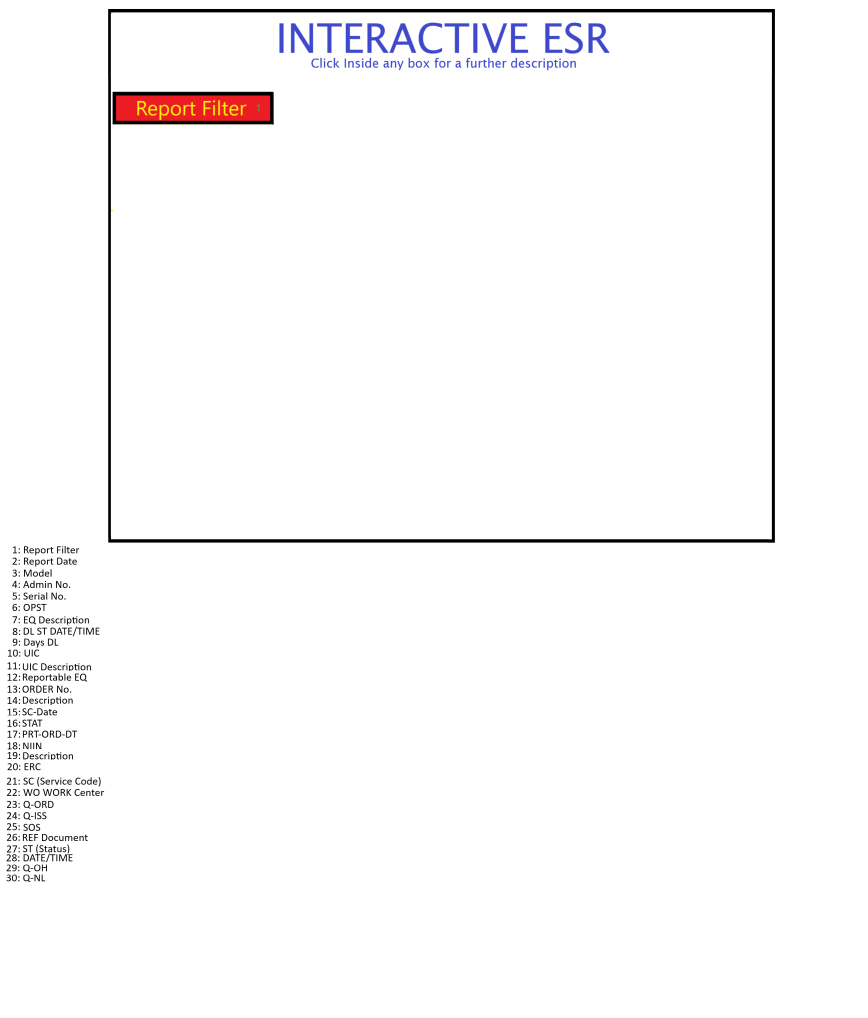
#> input picture assets/images/esr-class/hotspots/hot-spot-map-z1.png, 2603 x 3052 px (shown at 1/3 size); its folder holds 4 pictures in this run
$ python detect_hotspot_png_coords.py
#> lines starting #> are read from the running program, lines starting #| are printed output that depends on the picture; after the words box and inside, x2 and y2 are one past the last pixel; in counts of white or black regions, pixels touching at a corner belong together
"""Detect zone bounding boxes from isolated hotspot PNGs in assets/images/esr-class/hotspots/."""
from __future__ import annotations

import json
import re
from collections import deque
from pathlib import Path

import numpy as np
from PIL import Image

ROOT = Path(__file__).resolve().parents[1]
HOTSPOTS_DIR = ROOT / "assets/images/esr-class/hotspots"
SLIDE_PATH = ROOT / "assets/images/esr-class/img-slide-5.png"
OUT_PATH = ROOT / "private/sl5-hotspot-png-coords.json"

# Slide canvas used by CSS aspect-ratio 2000 / 1600
SLIDE_W, SLIDE_H = 2000, 1600


def find_largest_black_frame(arr: np.ndarray) -> tuple[int, int, int, int] | None:
    """Return inner content rect (x0,y0,x1,y1) inside thick black border."""
    r, g, b = arr[:, :, 0], arr[:, :, 1], arr[:, :, 2]
    black = (r < 60) & (g < 60) & (b < 60)
    h, w = black.shape
    # Scan for horizontal black lines to find top/bottom frame edges
    row_counts = black.sum(axis=1)
    col_counts = black.sum(axis=0)
    thick = int(w * 0.02)
    rows = np.where(row_counts > w * 0.5)[0]
    cols = np.where(col_counts > h * 0.5)[0]
    if len(rows) < 2 or len(cols) < 2:
        return None
    y0, y1 = int(rows[0]), int(rows[-1])
    x0, x1 = int(cols[0]), int(cols[-1])
    # Shrink to inner white/content area
    return x0 + thick, y0 + thick, x1 - thick, y1 - thick


def find_red_box(arr: np.ndarray, frame: tuple[int, int, int, int]) -> tuple[int, int, int, int] | None:
    fx0, fy0, fx1, fy1 = frame
    sub = arr[fy0:fy1, fx0:fx1]
    r, g, b = sub[:, :, 0], sub[:, :, 1], sub[:, :, 2]
    red = (r > 180) & (g < 100) & (b < 100)
    h, w = red.shape
    vis = np.zeros((h, w), dtype=bool)
    best = None
    best_area = 0
    for y in range(h):
        for x in range(w):
            if not red[y, x] or vis[y, x]:
                continue
            q: deque[tuple[int, int]] = deque([(x, y)])
            vis[y, x] = True
            minx = maxx = x
            miny = maxy = y
            area = 0
            while q:
                cx, cy = q.popleft()
                area += 1
                minx = min(minx, cx)
                maxx = max(maxx, cx)
                miny = min(miny, cy)
                maxy = max(maxy, cy)
                for nx, ny in ((cx + 1, cy), (cx - 1, cy), (cx, cy + 1), (cx, cy - 1)):
                    if 0 <= nx < w and 0 <= ny < h and red[ny, nx] and not vis[ny, nx]:
                        vis[ny, nx] = True
                        q.append((nx, ny))
            if area > best_area and (maxx - minx) > 10 and (maxy - miny) > 5:
                best_area = area
                best = (fx0 + minx, fy0 + miny, fx0 + maxx, fy0 + maxy)
    return best


def box_to_pct(box: tuple[int, int, int, int], frame: tuple[int, int, int, int]) -> dict:
    x0, y0, x1, y1 = box
    fx0, fy0, fx1, fy1 = frame
    fw, fh = fx1 - fx0, fy1 - fy0
    return {
        "x": round((x0 - fx0) / fw * 100, 2),
        "y": round((y0 - fy0) / fh * 100, 2),
        "w": round((x1 - x0 + 1) / fw * 100, 2),
        "h": round((y1 - y0 + 1) / fh * 100, 2),
    }


def detect_zone(path: Path) -> dict | None:
    arr = np.array(Image.open(path).convert("RGB"))
    frame = find_largest_black_frame(arr)
    if not frame:
        return None
    box = find_red_box(arr, frame)
    if not box:
        return None
    pct = box_to_pct(box, frame)
    m = re.search(r"z(\d+)", path.stem)
    zone = m.group(1).zfill(2) if m else "?"
    return {"zone": zone, "file": path.name, **pct, "frame": frame, "box_px": box}


def main() -> None:
    results = []
    for path in sorted(HOTSPOTS_DIR.glob("hot-spot-map-z*.png")):
        hit = detect_zone(path)
#> in find_largest_black_frame, `black = (r < 60) & (g < 60) & (b < 60)`:
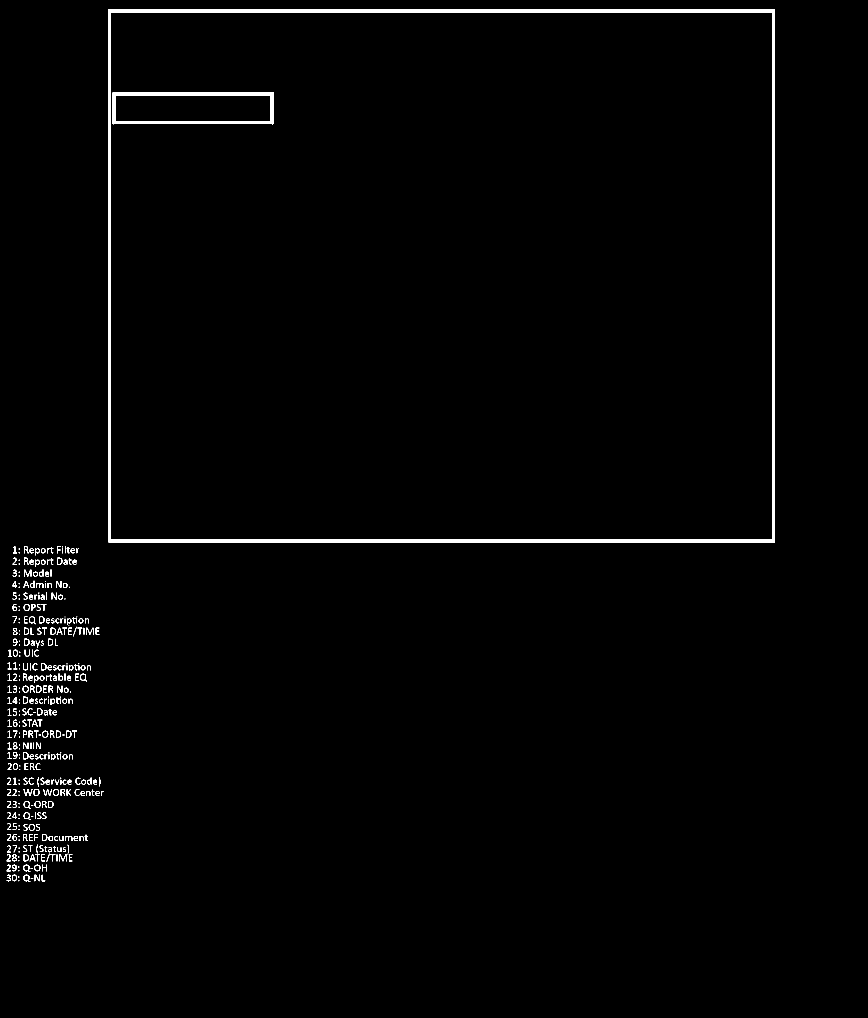
#> black: shape (3052, 2603) bool (shown at 1/3 size); 1.2% white; 369 white regions (85 under 20 px), largest, box (x1, y1, x2, y2) and area: (325, 27, 2324, 1628) 61722, (338, 276, 821, 373) 10720, (178, 2563, 200, 2584) 171
#> in find_largest_black_frame, `row_counts = black.sum(axis=1)`: row_counts = 3052 values, max 1999 at index 27, min 0 at index 0, mean 31.55
#> in find_largest_black_frame, `col_counts = black.sum(axis=0)`: col_counts = 2603 values, max 1601 at index 2316, min 0 at index 0, mean 36.99
#> in find_largest_black_frame, `rows = np.where(row_counts > w * 0.5)[0]`: rows = 19 values from 27 to 1626
#> in find_largest_black_frame, `cols = np.where(col_counts > h * 0.5)[0]`: cols = [325, 326, 327, 328, 329, 330, 331, 2316, 2317, 2318, 2319, 2320, 2321, 2322, 2323]
#> in find_largest_black_frame, `y0, y1 = int(rows[0]), int(rows[-1])`: y0 = 27; y1 = 1626
#> in find_largest_black_frame, `x0, x1 = int(cols[0]), int(cols[-1])`: x0 = 325; x1 = 2323
#> in detect_zone, `frame = find_largest_black_frame(arr)`: frame = (377, 79, 2271, 1574)
#> in find_red_box, `fx0, fy0, fx1, fy1 = frame`: fx0 = 377; fy0 = 79; fx1 = 2271; fy1 = 1574
#> in find_red_box, `sub = arr[fy0:fy1, fx0:fx1]`:
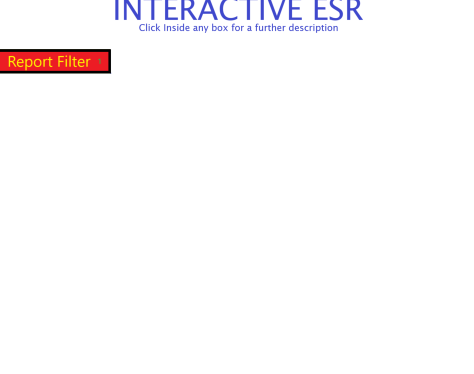
#> sub: shape (1495, 1894, 3) (shown at 1/4 size); mean R, G, B 251.8, 249.8, 250.9
#> in find_red_box, `r, g, b = sub[:, :, 0], sub[:, :, 1], sub[:, :, 2]`:
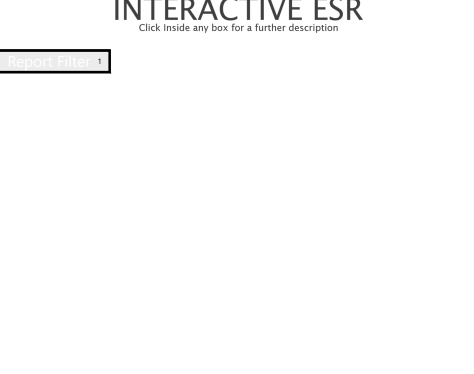
#> r: shape (1495, 1894) (shown at 1/4 size); min 0, max 255, mean 251.8
#> in find_red_box, `r, g, b = sub[:, :, 0], sub[:, :, 1], sub[:, :, 2]`:
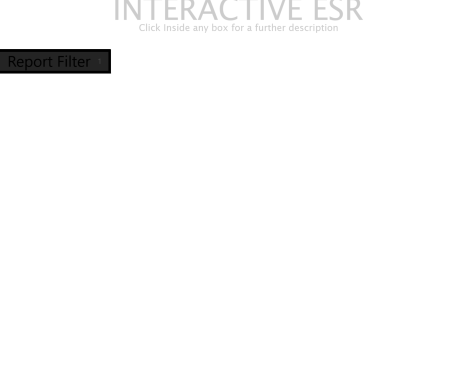
#> b: shape (1495, 1894) (shown at 1/4 size); min 0, max 255, mean 250.9
#> in find_red_box, `red = (r > 180) & (g < 100) & (b < 100)`:
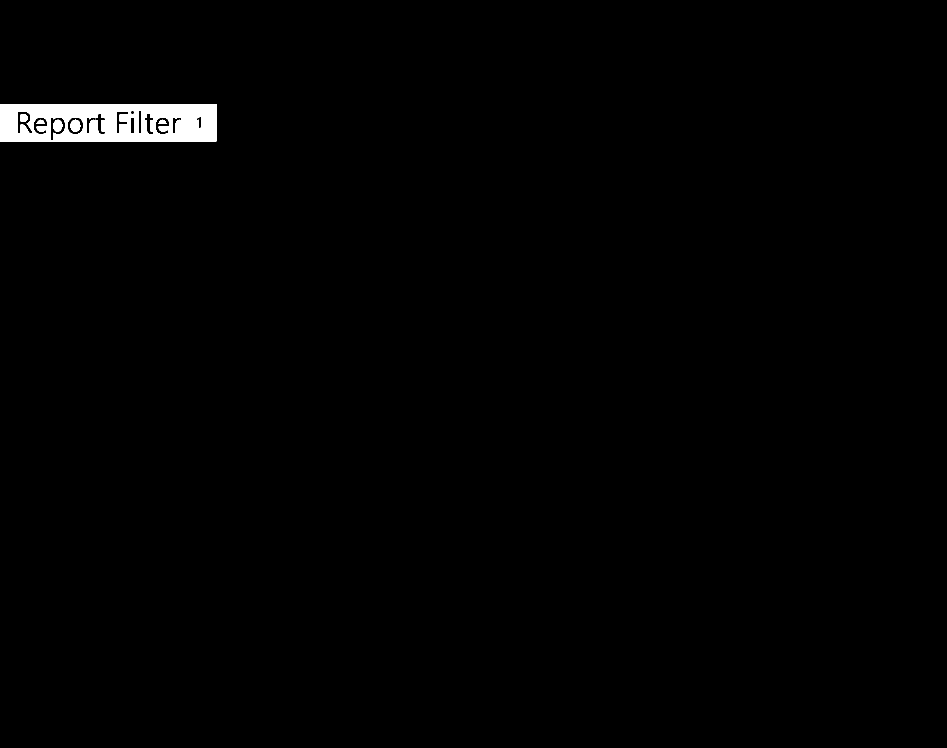
#> red: shape (1495, 1894) bool (shown at 1/2 size); 0.98% white; 6 white regions, box (x1, y1, x2, y2) and area: (0, 208, 433, 283) 26585, (141, 239, 161, 264) 385, (107, 239, 125, 264) 353, (41, 229, 55, 243) 184, (73, 239, 89, 248) 103, (317, 239, 333, 248) 103
#> after the loop in find_red_box, `for y in range(h):`: best = (377, 287, 809, 361); best_area = 26585
#> in detect_zone, `box = find_red_box(arr, frame)`: box = (377, 287, 809, 361)
#> in box_to_pct, `x0, y0, x1, y1 = box`: x0 = 377; y0 = 287; x1 = 809; y1 = 361
#> in box_to_pct, `fx0, fy0, fx1, fy1 = frame`: fx0 = 377; fy0 = 79; fx1 = 2271; fy1 = 1574
#> in box_to_pct, `fw, fh = fx1 - fx0, fy1 - fy0`: fw = 1894; fh = 1495
#> in detect_zone, `pct = box_to_pct(box, frame)`: pct = {'x': 0, 'y': 13.91, 'w': 22.86, 'h': 5.02}
#> hit = {'zone': '01', 'file': 'hot-spot-map-z1.png', 'x': 0, 'y': 13.91, 'w': 22.86, 'h': 5.02, 'frame': (377, 79, 2271, 1574), 'box_px': (377, 287, 809, 361)}
        if hit:
            results.append(hit)
            print(f"zone {hit['zone']}: x={hit['x']} y={hit['y']} w={hit['w']} h={hit['h']}")
#| zone 01: x=0.0 y=13.91 w=22.86 h=5.02
        else:
            print(f"FAILED {path.name}")
#> pass 2 of the loop in main, `for path in sorted(HOTSPOTS_DIR.glob("hot-spot-map-z*.png")):`:
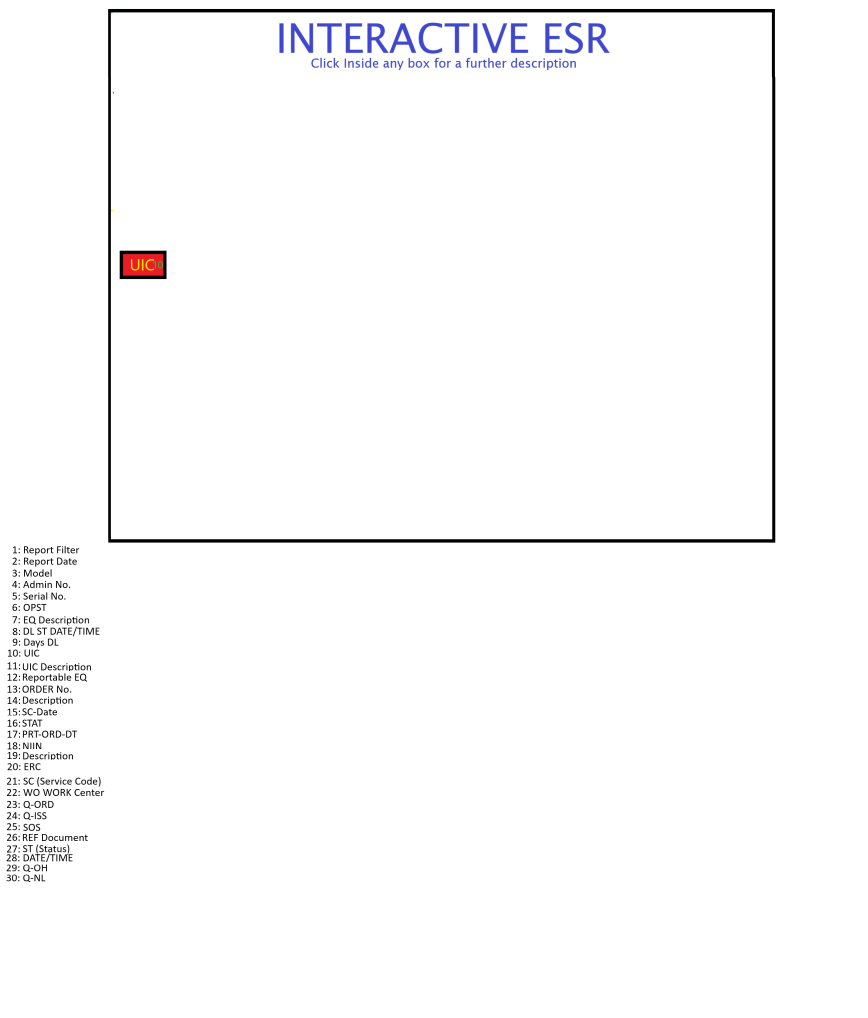
#> input picture assets/images/esr-class/hotspots/hot-spot-map-z10.png, 2603 x 3052 px (shown at 1/3 size)
#> in find_largest_black_frame (call 2), `black = (r < 60) & (g < 60) & (b < 60)`:
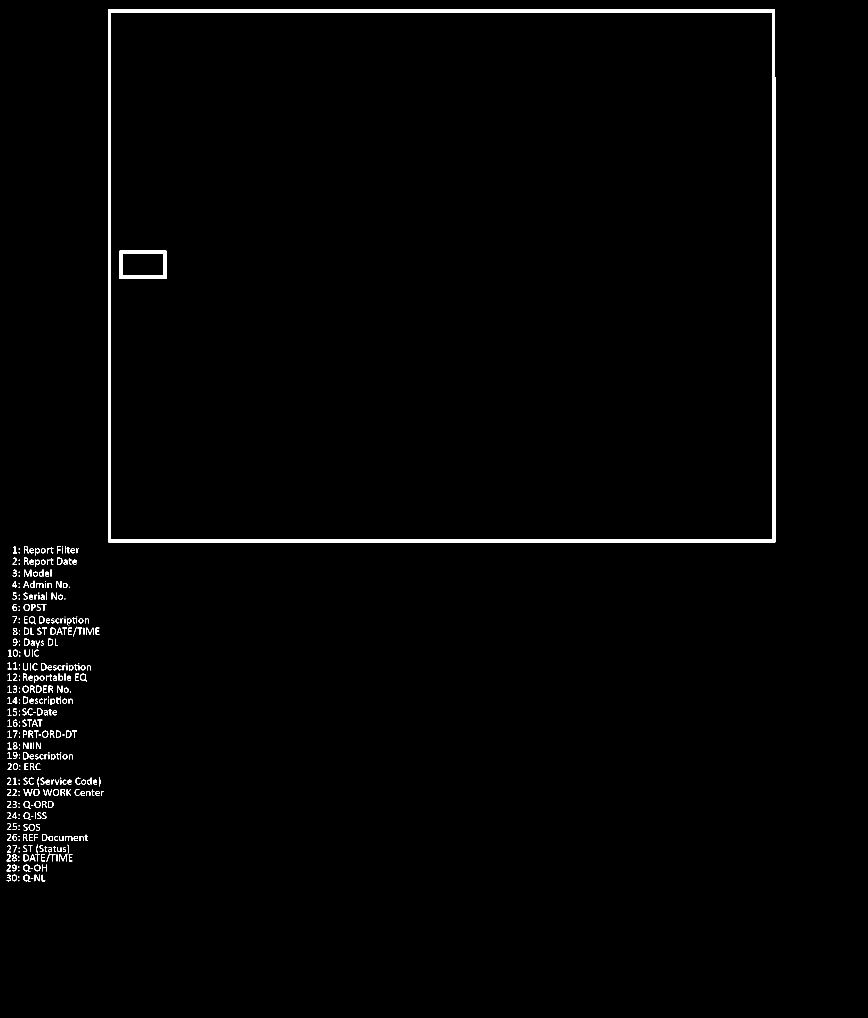
#> black: shape (3052, 2603) bool (shown at 1/3 size); 1.1% white; 369 white regions (85 under 20 px), largest, box (x1, y1, x2, y2) and area: (325, 27, 2326, 1628) 63129, (359, 752, 499, 837) 3971, (178, 2563, 200, 2584) 171
#> row_counts = 3052 values, max 2001 at index 1618, min 0 at index 0, mean 29.8
#> col_counts = 2603 values, max 1601 at index 2317, min 0 at index 0, mean 34.93
#> cols = [325, 326, 327, 328, 329, 330, 331, 2317, 2318, 2319, 2320, 2321, 2322, 2323]
#> in find_red_box (call 2), `red = (r > 180) & (g < 100) & (b < 100)`:
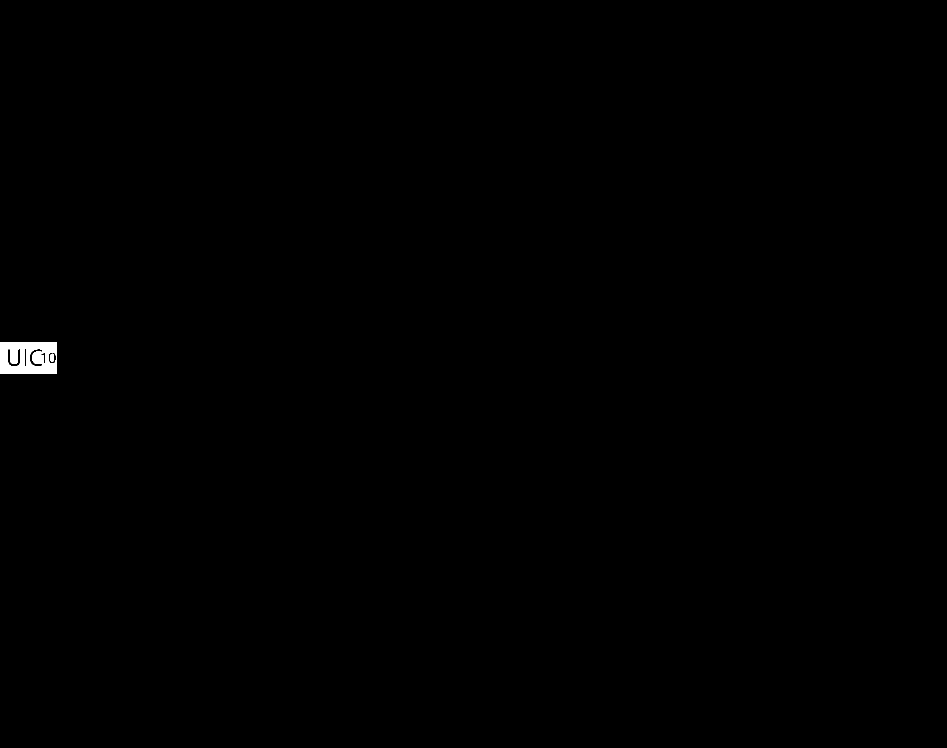
#> red: shape (1495, 1894) bool (shown at 1/2 size); 0.22% white; 2 white regions, box (x1, y1, x2, y2) and area: (0, 684, 113, 748) 6083, (100, 707, 108, 724) 111
#> after the loop in find_red_box (call 2), `for y in range(h):`: best = (377, 763, 489, 826); best_area = 6083
#> box = (377, 763, 489, 826)
#> pct = {'x': 0, 'y': 45.75, 'w': 5.97, 'h': 4.28}
#> hit = {'zone': '10', 'file': 'hot-spot-map-z10.png', 'x': 0, 'y': 45.75, 'w': 5.97, 'h': 4.28, 'frame': (377, 79, 2271, 1574), 'box_px': (377, 763, 489, 826)}
#| zone 10: x=0.0 y=45.75 w=5.97 h=4.28

    OUT_PATH.parent.mkdir(parents=True, exist_ok=True)
    OUT_PATH.write_text(json.dumps(results, indent=2), encoding="utf-8")
    print(f"\nWrote {len(results)} zones to {OUT_PATH}")
#| Wrote 3 zones to private/sl5-hotspot-png-coords.json


if __name__ == "__main__":
    main()
